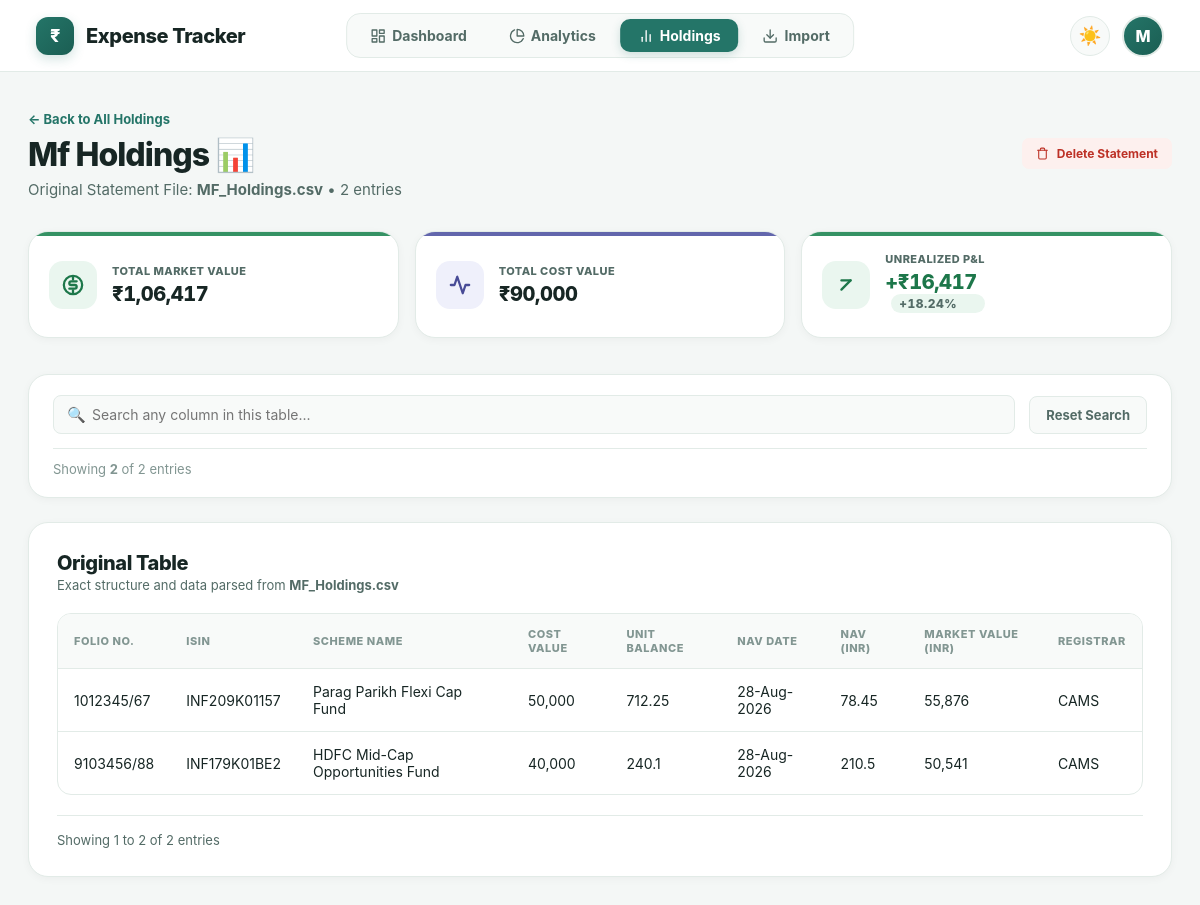
Screenshot of /holdings/9 (signed in) with the database file from the repository.
### tables this page shows
CREATE TABLE holdings_statements (
            id INTEGER PRIMARY KEY AUTOINCREMENT,
            user_id INTEGER NOT NULL,
            filename TEXT NOT NULL,
            title TEXT NOT NULL,
            upload_date TEXT NOT NULL,
            statement_date TEXT,
            invested_value REAL DEFAULT 0,
            present_value REAL DEFAULT 0,
            unrealized_pnl REAL DEFAULT 0,
            pnl_percentage REAL DEFAULT 0,
            headers_json TEXT NOT NULL,
            data_json TEXT NOT NULL,
            row_count INTEGER DEFAULT 0
        , has_pnl INTEGER DEFAULT 1);

### app.py (the view)
@app.route("/holdings/<int:statement_id>")
@login_required
def holdings_detail(statement_id):
    conn = get_db()
    user_id = session["user_id"]
    stmt = conn.execute("""
        SELECT * FROM holdings_statements
        WHERE id = ? AND user_id = ?
    """, (statement_id, user_id)).fetchone()
    conn.close()
    if not stmt:
        flash("Statement not found.", "danger")
        return redirect(url_for("holdings"))
    headers = json.loads(stmt["headers_json"] or "[]")
    data_rows = json.loads(stmt["data_json"] or "[]")
    return render_template(
        "holdings_detail.html",
        statement=stmt,
        headers=headers,
        data_rows=data_rows
    )

### app.py (called while the page is built)
def format_indian_currency(value):
    if value is None:
        return "0"
    try:
        num = round(float(value))
    except (ValueError, TypeError):
        return str(value)
    is_negative = num < 0
    num_str = str(abs(num))
    if len(num_str) <= 3:
        res = num_str
    else:
        last_three = num_str[-3:]
        remaining = num_str[:-3]
        groups = []
        while len(remaining) > 2:
            groups.append(remaining[-2:])
            remaining = remaining[:-2]
        if remaining:
            groups.append(remaining)
        groups.reverse()
        res = ",".join(groups) + "," + last_three
    return f"-{res}" if is_negative else res

def get_db():
    conn = sqlite3.connect(DATABASE)
    conn.row_factory = sqlite3.Row
    return conn

def login_required(function):
    @wraps(function)
    def wrapper(*args, **kwargs):
        if "user_id" not in session:
            flash("Please log in to continue.", "info")
            return redirect(url_for("login"))
        return function(*args, **kwargs)
    return wrapper

### templates/holdings_detail.html (shortened to what this page needs)
<!DOCTYPE html>
<html lang="en">
<head>
    <link rel="stylesheet" href="{{ url_for('static', filename='style.css') }}">
</head>
<body>
    {% include "navbar.html" %}
    <main class="dashboard">
        <div class="dashboard-header">
            <div>
                <a href="{{ url_for('holdings') }}" style="color: var(--primary); font-weight: 700; text-decoration: none; font-size: 13px; display: inline-flex; align-items: center; gap: 4px; margin-bottom: 8px;">
                    ← Back to All Holdings
                </a>
                <h1>{{ statement["title"] }} 📊</h1>
                <p>
                    Original Statement File: <strong>{{ statement["filename"] }}</strong>
                    • {{ statement["row_count"] }} entries
                </p>
            </div>
            <div class="header-actions">
                <form action="{{ url_for('delete_holdings_statement', statement_id=statement['id']) }}" method="POST" onsubmit="return confirm('Delete this statement and its table data?');">
                    <button type="submit" class="btn btn-danger btn-sm">
                        <svg width="13" height="13" viewBox="0 0 24 24" fill="none" stroke="currentColor" stroke-width="2" stroke-linecap="round" stroke-linejoin="round"><polyline points="3 6 5 6 21 6"></polyline><path d="M19 6v14a2 2 0 0 1-2 2H7a2 2 0 0 1-2-2V6m3 0V4a2 2 0 0 1 2-2h4a2 2 0 0 1 2 2v2"></path></svg>
                        Delete Statement
                    </button>
                </form>
            </div>
        </div>
        {% if statement["has_pnl"] %}
        <div class="summary-grid" style="grid-template-columns: repeat(auto-fit, minmax(220px, 1fr));">
            <div class="summary-card income-card">
                <div class="summary-icon-box">
                </div>
                <div class="summary-info">
                    <span>Total Market Value</span>
                    <strong>₹{{ statement["present_value"]|inr }}</strong>
                </div>
            </div>
            <div class="summary-card investment-card">
                <div class="summary-icon-box">
                    <svg width="22" height="22" viewBox="0 0 24 24" fill="none" stroke="currentColor" stroke-width="2.5" stroke-linecap="round" stroke-linejoin="round"><polyline points="22 12 18 12 15 21 9 3 6 12 2 12"></polyline></svg>
                </div>
                <div class="summary-info">
                    <span>Total Cost Value</span>
                    <strong>₹{{ statement["invested_value"]|inr }}</strong>
                </div>
            </div>
            <div class="summary-card {% if statement['unrealized_pnl'] >= 0 %}income-card{% else %}expense-card{% endif %}">
                <div class="summary-icon-box">
                    {% if statement['unrealized_pnl'] >= 0 %}
                    <svg width="22" height="22" viewBox="0 0 24 24" fill="none" stroke="currentColor" stroke-width="2.5" stroke-linecap="round" stroke-linejoin="round"><line x1="7" y1="17" x2="17" y2="7"></line><polyline points="7 7 17 7 17 7"></polyline></svg>
                    {% else %}
                    <svg width="22" height="22" viewBox="0 0 24 24" fill="none" stroke="currentColor" stroke-width="2.5" stroke-linecap="round" stroke-linejoin="round"><line x1="7" y1="7" x2="17" y2="17"></line><polyline points="17 7 17 7 17 7"></polyline></svg>
                    {% endif %}
                </div>
                <div class="summary-info">
                    <span>Unrealized P&L</span>
                    <strong style="color: {% if statement['unrealized_pnl'] >= 0 %}var(--success-text){% else %}var(--danger-text){% endif %};">
                        {% if statement["unrealized_pnl"] >= 0 %}+{% endif %}₹{{ statement["unrealized_pnl"]|inr }}
                        <span class="pnl-pill {% if statement['unrealized_pnl'] >= 0 %}pnl-pill-pos{% else %}pnl-pill-neg{% endif %}" style="font-size: 12px; margin-left: 6px;">
                            {% if statement["pnl_percentage"] >= 0 %}+{% endif %}{{ statement["pnl_percentage"] }}%
                        </span>
                    </strong>
                </div>
            </div>
        </div>
        {% endif %}
        <div class="controls-section">
            <div class="controls-grid" style="grid-template-columns: 1fr auto;">
                <div class="search-input-wrapper">
                    <span class="search-icon">🔍</span>
                    <input type="text" id="tableSearchInput" class="search-input" placeholder="Search any column in this table..." oninput="filterHoldingsTable()">
                </div>
                <button type="button" class="filter-reset-btn" onclick="resetTableFilter()">Reset Search</button>
            </div>
            <div class="active-filters-bar">
                <span>Showing <strong id="visibleRowCount">{{ data_rows|length }}</strong> of {{ data_rows|length }} entries</span>
            </div>
        </div>
        <div class="transactions-section">
            <div class="section-header">
                <div>
                    <h2>Original Table</h2>
                    <p>Exact structure and data parsed from <strong>{{ statement["filename"] }}</strong></p>
                </div>
            </div>
            {% if data_rows %}
            <div class="table-responsive">
                <table class="transaction-table" id="holdingsDataTable">
                    <thead>
                        <tr>
                            {% for h in headers %}
                            <th>{{ h }}</th>
                            {% endfor %}
                        </tr>
                    </thead>
                    <tbody id="holdingsTbody">
                        {% for row in data_rows %}
                        <tr class="holdings-row">
                            {% for cell in row %}
                            <td>{{ cell|format_cell(headers[loop.index0] if loop.index0 < headers|length else '') }}</td>
                            {% endfor %}
                        </tr>
                        {% endfor %}
                    </tbody>
                </table>
            </div>
            <div class="pagination-bar" id="paginationBar">
                <span id="paginationInfo">Showing 1 to 20 entries</span>
            </div>
            {% else %}
            <div class="empty-state">
                <p>No table rows found in this statement.</p>
            </div>
            {% endif %}
        </div>
    </main>
</body>
</html>

### rows the page displays
holdings_statements: title "Mf Holdings", filename "MF_Holdings.csv", row_count "2", present_value|inr "1,06,417", invested_value|inr "90,000", unrealized_pnl|inr "16,417", pnl_percentage "18.24"

### other values shown
{{ session.get("name", "U")[0]|upper }} "M"
{{ data_rows|length }} "2"
{{ h }} "FOLIO NO." "ISIN" "SCHEME NAME" "COST VALUE" "UNIT BALANCE" "NAV DATE" "NAV (INR)" "MARKET VALUE (INR)" "REGISTRAR"
